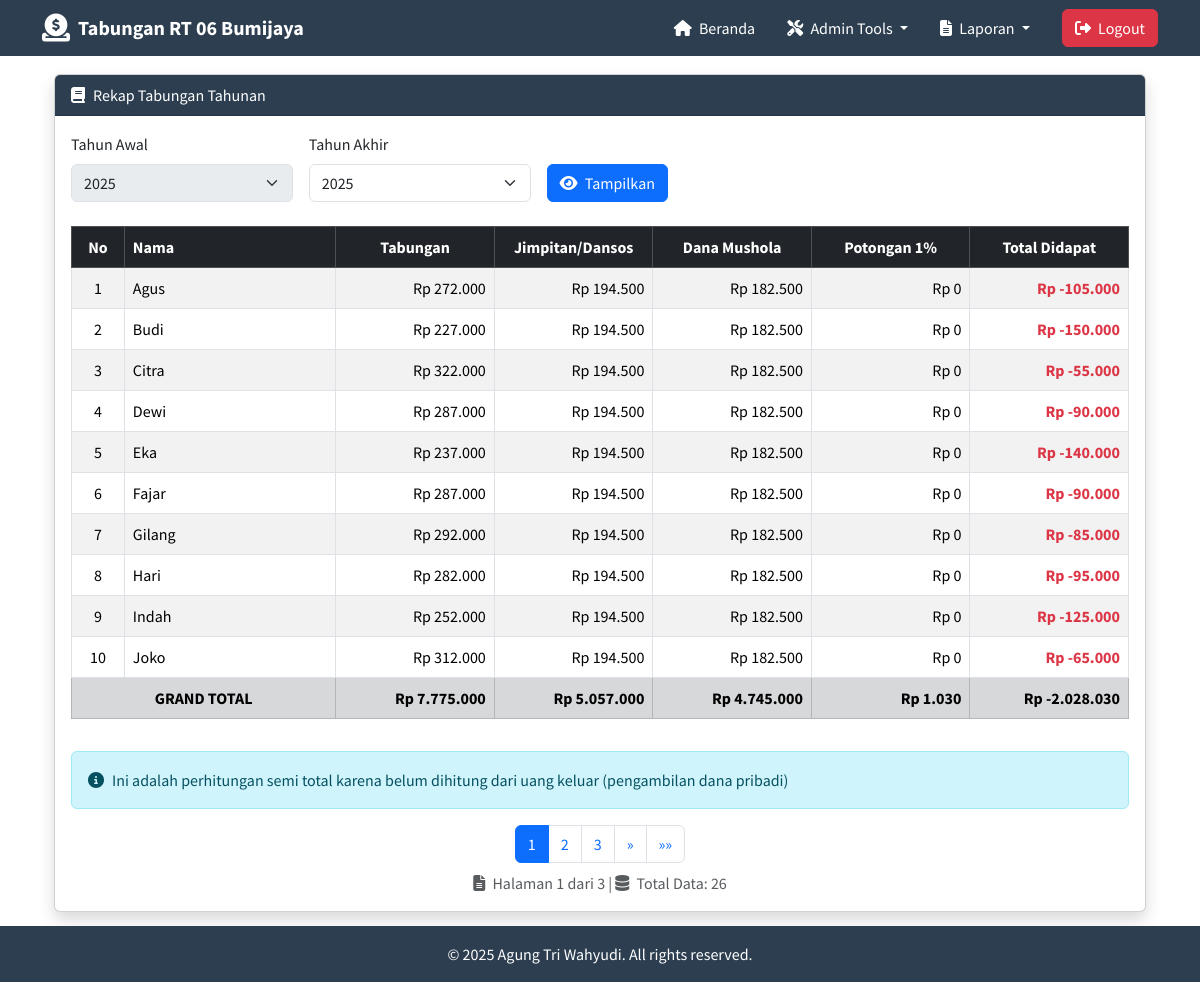
The app's page /rekap_tahunan.php (signed in) with its own data.
### tables this page shows
CREATE TABLE `warga` (
  `id` int NOT NULL,
  `nama` varchar(50) NOT NULL
);

### rekap_tahunan.php (the view, shortened to what this page needs)
<?php
include 'core/koneksi.php';
include 'core/headers.php';
$records_per_page = 10;
$page = isset($_GET['page']) ? (int)$_GET['page'] : 1;
$page = max($page, 1);
$offset = ($page - 1) * $records_per_page;
$tahun = isset($_GET['tahun']) ? $_GET['tahun'] : 25;
?>
<div class="container mt-4">
    <div class="card shadow">
        <div class="card-header bg-abu-abu text-white">
            <p class="mb-0"><i class="fas fa-book me-2"></i>Rekap Tabungan Tahunan</p>
        </div>
        <div class="card-body">
            <div class="row mb-4">
                <div class="col-md-8">
                    <form method="GET" class="row g-3 align-items-end">
                        <div class="col-md-4">
                            <label for="tahun_awal" class="form-label">Tahun Awal</label>
                            <select name="tahun_awal" id="tahun_awal" class="form-select" disabled>
                                <option value="25" selected>2025</option>
                            </select>
                        </div>
                        <div class="col-md-4">
                            <label for="tahun" class="form-label">Tahun Akhir</label>
                            <select name="tahun" id="tahun" class="form-select">
                                <option value="25" <?php echo ($tahun == 25) ? 'selected' : ''; ?>>2025</option>
                            </select>
                        </div>
                        <div class="col-md-4">
                            <button type="submit" class="btn btn-primary w-70 mt-2">
                                <i class="fas fa-eye me-1"></i> Tampilkan
                            </button>
                        </div>
                    </form>
                </div>
            </div>
            <?php
            $total_hari = date('L', strtotime("20$tahun-01-01")) ? 366 : 365;
            $tables_query = "SHOW TABLES LIKE 'tab_%$tahun'";
            $tables_result = $conn->query($tables_query);
            $tables = array();
            if ($tables_result) {
                while ($row = $tables_result->fetch_array()) {
                    $tables[] = $row[0];
                }
            }
            $total_records = $conn->query("SELECT COUNT(*) FROM warga")->fetch_row()[0];
            $total_pages = ceil($total_records / $records_per_page);
            $grand_total_tabungan = 0;
            $grand_total_jimpitan = 0;
            $grand_total_mushola = 0;
            $grand_total_potongan = 0;
            $grand_total_akhir = 0;
            $sql_all_warga = "SELECT id, nama FROM warga ORDER BY id ASC";
            $result_all_warga = $conn->query($sql_all_warga);
            if ($result_all_warga && $result_all_warga->num_rows > 0) {
                while ($row_warga = $result_all_warga->fetch_assoc()) {
                    $warga_id = $row_warga['id'];
                    $total_tabungan = 0;
                    foreach ($tables as $table) {
                        $sql_total = "SELECT COALESCE(SUM(jumlah), 0) AS total FROM `$table` WHERE warga_id = '$warga_id'";
                        $result_total = $conn->query($sql_total);
                        if ($result_total) {
                            $row_total = $result_total->fetch_assoc();
                            $total_tabungan += $row_total['total'];
                        }
                    }
                    $jimpitan_dansos = ($total_hari * JIMPITAN_PER_HARI) + (12 * DANSOS_PER_BULAN);
                    $dana_mushola = $total_hari * DANA_MUSHOLA_PER_HARI;
                    $total_potongan = $jimpitan_dansos + $dana_mushola;
                    $sisa_tabungan = $total_tabungan - $total_potongan;
                    $potongan_1persen = $sisa_tabungan > 0 ? $sisa_tabungan * 0.01 : 0;
                    $hasil_akhir = $sisa_tabungan - $potongan_1persen;
                    $grand_total_tabungan += $total_tabungan;
                    $grand_total_jimpitan += $jimpitan_dansos;
                    $grand_total_mushola += $dana_mushola;
                    $grand_total_potongan += $potongan_1persen;
                    $grand_total_akhir += $hasil_akhir;
                }
            }
            $sql_warga = "SELECT id, nama FROM warga ORDER BY id ASC LIMIT $offset, $records_per_page";
            $result_warga = $conn->query($sql_warga);
            if ($result_warga && $result_warga->num_rows > 0) {
                echo '<div class="table-responsive">
                        <table class="table table-striped table-bordered table-hover">
                            <thead class="table-dark">
                                <tr>
                                    <th width="5%" class="text-center">No</th>
                                    <th>Nama</th>
                                    <th width="15%" class="text-center">Tabungan</th>
                                    <th width="15%" class="text-center">Jimpitan/Dansos</th>
                                    <th width="15%" class="text-center">Dana Mushola</th>
                                    <th width="15%" class="text-center">Potongan 1%</th>
                                    <th width="15%" class="text-center">Total Didapat</th>
                                </tr>
                            </thead>
                            <tbody>';
                $no = $offset + 1;
                while ($row_warga = $result_warga->fetch_assoc()) {
                    $warga_id = $row_warga['id'];
                    $nama = $row_warga['nama'];
                    $total_tabungan = 0;
                    foreach ($tables as $table) {
                        $sql_total = "SELECT COALESCE(SUM(jumlah), 0) AS total FROM `$table` WHERE warga_id = '$warga_id'";
                        $result_total = $conn->query($sql_total);
                        if ($result_total) {
                            $row_total = $result_total->fetch_assoc();
                            $total_tabungan += $row_total['total'];
                        }
                    }
                    $jimpitan_dansos = ($total_hari * JIMPITAN_PER_HARI) + (12 * DANSOS_PER_BULAN);
                    $dana_mushola = $total_hari * DANA_MUSHOLA_PER_HARI;
                    $total_potongan = $jimpitan_dansos + $dana_mushola;
                    $sisa_tabungan = $total_tabungan - $total_potongan;
                    $potongan_1persen = $sisa_tabungan > 0 ? $sisa_tabungan * 0.01 : 0;
                    $hasil_akhir = $sisa_tabungan - $potongan_1persen;
                    echo "<tr>
                            <td class='text-center'>{$no}</td>
                            <td>" . htmlspecialchars($nama) . "</td>
                            <td class='text-end'>Rp " . number_format($total_tabungan, 0, ',', '.') . "</td>
                            <td class='text-end'>Rp " . number_format($jimpitan_dansos, 0, ',', '.') . "</td>
                            <td class='text-end'>Rp " . number_format($dana_mushola, 0, ',', '.') . "</td>
                            <td class='text-end'>Rp " . number_format($potongan_1persen, 0, ',', '.') . "</td>
                            <td class='text-end " . ($hasil_akhir < 0 ? "text-danger fw-bold" : "") . "'>Rp " . number_format($hasil_akhir, 0, ',', '.') . "</td>
                          </tr>";
                    $no++;
                }
                echo '<tr class="table-secondary">
                        <th colspan="2" class="text-center">GRAND TOTAL</th>
                        <th class="text-end">Rp ' . number_format($grand_total_tabungan, 0, ',', '.') . '</th>
                        <th class="text-end">Rp ' . number_format($grand_total_jimpitan, 0, ',', '.') . '</th>
                        <th class="text-end">Rp ' . number_format($grand_total_mushola, 0, ',', '.') . '</th>
                        <th class="text-end">Rp ' . number_format($grand_total_potongan, 0, ',', '.') . '</th>
                        <th class="text-end">Rp ' . number_format($grand_total_akhir, 0, ',', '.') . '</th>
                      </tr>';
                echo '</tbody></table></div>';
                echo '<div class="alert alert-info mt-3">
                        <i class="fas fa-info-circle me-2"></i>Ini adalah perhitungan semi total karena belum dihitung dari uang keluar (pengambilan dana pribadi)
                      </div>';
                echo '<nav aria-label="Page navigation">
                        <ul class="pagination justify-content-center mb-2">';
                $start_page = max(1, $page - 2);
                $end_page = min($total_pages, $page + 2);
                for ($i = $start_page; $i <= $end_page; $i++) {
                    echo '<li class="page-item ' . ($i == $page ? 'active' : '') . '">
                            <a class="page-link" href="?tahun=' . $tahun . '&page=' . $i . '">' . $i . '</a>
                          </li>';
                }
                if ($page < $total_pages) {
                    echo '<li class="page-item">
                            <a class="page-link" href="?tahun=' . $tahun . '&page=' . ($page + 1) . '" aria-label="Next">
                                <span aria-hidden="true">&raquo;</span>
                            </a>
                          </li>
                          <li class="page-item">
                            <a class="page-link" href="?tahun=' . $tahun . '&page=' . $total_pages . '" aria-label="Last">
                                <span aria-hidden="true">&raquo;&raquo;</span>
                            </a>
                          </li>';
                }
                echo '</ul></nav>';
                echo '<div class="text-center text-muted">
                        <i class="fas fa-file-alt me-1"></i> Halaman ' . $page . ' dari ' . $total_pages . ' |
                        <i class="fas fa-database me-1"></i> Total Data: ' . $total_records . '
                      </div>';
            } else {
                echo '<div class="alert alert-info text-center">
                        <i class="fas fa-info-circle me-2"></i>Tidak ada data warga.
                      </div>';
            }
            ?>
        </div>
    </div>
</div>
<?php include 'core/footer.php'; ?>

### core/headers.php (shortened to what this page needs)
<!DOCTYPE html>
<html lang="id">
<head>
    <link href="https://cdn.jsdelivr.net/npm/bootstrap@5.3.0/dist/css/bootstrap.min.css" rel="stylesheet">
    <link rel="stylesheet" href="https://cdnjs.cloudflare.com/ajax/libs/font-awesome/6.4.0/css/all.min.css">
    <link rel="stylesheet" href="assets/css/main.css">
</head>
<body>
    <nav class="navbar navbar-expand-lg navbar-dark bg-abu-abu d-none d-lg-block fixed-top">
        <div class="container">
            <div class="d-flex justify-content-between align-items-center w-100">
                <div class="d-flex align-items-center text-white">
                    <i class="fa-solid fa-circle-dollar-to-slot fs-3 me-2"></i>
                    <span class="fs-5 fw-bold">Tabungan RT 06 Bumijaya</span>
                </div>
                <div class="d-flex align-items-center">
                    <nav class="me-3">
                        <ul class="nav">
                            <?php if (isset($_SESSION['username'])): ?>
                                <li class="nav-item">
                                    <a href="dashboard.php" class="nav-link text-white">
                                        <i class="fa-solid fa-house me-1"></i> Beranda
                                    </a>
                                </li>
                                <?php if ($_SESSION['role'] === 'admin'): ?>
                                    <li class="nav-item dropdown">
                                        <a class="nav-link dropdown-toggle text-white" href="#" role="button" data-bs-toggle="dropdown">
                                            <i class="fas fa-tools me-1"></i> Admin Tools
                                        </a>
                                    </li>
                                    <li class="nav-item dropdown">
                                        <a class="nav-link dropdown-toggle text-white" href="#" role="button" data-bs-toggle="dropdown">
                                            <i class="fas fa-file-alt me-1"></i> Laporan
                                        </a>
                                    </li>
                                <?php endif; ?>
                            <?php endif; ?>
                        </ul>
                    </nav>
                    <?php if (isset($_SESSION['username'])): ?>
                        <a href="logout.php" class="btn btn-danger text-white">
                            <i class="fas fa-sign-out-alt me-1"></i> Logout
                        </a>
                    <?php endif; ?>
                </div>
            </div>
        </div>
    </nav>
    <div style="padding-top: 50px;">
        <div class="container mt-3">
            <div class="content">
                <div class="content-wrap">

### core/footer.php (shortened to what this page needs)
</div>
</div>
</div>
</div>
<div style="padding-bottom: 70px;"></div>
<footer class="bg-abu-abu text-white py-3 fixed-bottom">
    <div class="container text-center">
        <p class="mb-0">&copy; <?php echo date('Y'); ?> Agung Tri Wahyudi. All rights reserved.</p>
    </div>
</footer>
</body>
</html>

### assets/css/main.css (style rules this page uses)
body, .btn, .form-control, .nav, .card, h1, h2, h3, h4, h5, h6, p, a, span, div { font-family: "Source Sans Pro", sans-serif !important; }
.fa, .fas, .far, .fal, .fab { font-family: "Font Awesome 6 Free" !important; font-weight: 900; }
.bg-abu-abu { --bs-bg-opacity: 1; background-color: #2c3e50 !important; }
@media (min-width: 992px) { .nav-item { white-space: nowrap; } }

### records on screen
warga: nama "Agus", total_tabungan "272.000", jimpitan_dansos "194.500", dana_mushola "182.500", potongan_1persen "0", hasil_akhir "-105.000"
warga: nama "Budi", total_tabungan "227.000", jimpitan_dansos "194.500", dana_mushola "182.500", potongan_1persen "0", hasil_akhir "-150.000"
warga: nama "Citra", total_tabungan "322.000", jimpitan_dansos "194.500", dana_mushola "182.500", potongan_1persen "0", hasil_akhir "-55.000"
warga: nama "Dewi", total_tabungan "287.000", jimpitan_dansos "194.500", dana_mushola "182.500", potongan_1persen "0", hasil_akhir "-90.000"
warga: nama "Eka", total_tabungan "237.000", jimpitan_dansos "194.500", dana_mushola "182.500", potongan_1persen "0", hasil_akhir "-140.000"
warga: nama "Fajar", total_tabungan "287.000", jimpitan_dansos "194.500", dana_mushola "182.500", potongan_1persen "0", hasil_akhir "-90.000"
warga: nama "Gilang", total_tabungan "292.000", jimpitan_dansos "194.500", dana_mushola "182.500", potongan_1persen "0", hasil_akhir "-85.000"
warga: nama "Hari", total_tabungan "282.000", jimpitan_dansos "194.500", dana_mushola "182.500", potongan_1persen "0", hasil_akhir "-95.000"
warga: nama "Indah", total_tabungan "252.000", jimpitan_dansos "194.500", dana_mushola "182.500", potongan_1persen "0", hasil_akhir "-125.000"
warga: nama "Joko", total_tabungan "312.000", jimpitan_dansos "194.500", dana_mushola "182.500", potongan_1persen "0", hasil_akhir "-65.000"

### other values on screen
$grand_total_tabungan "7.775.000"
$grand_total_jimpitan "5.057.000"
$grand_total_mushola "4.745.000"
$grand_total_potongan "1.030"
$grand_total_akhir "-2.028.030"
$page "1"
$total_pages "3"
$total_records "26"
